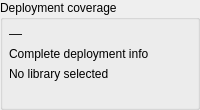
                               <widget class="QGroupBox" name="grp_dash_coverage">
                                <property name="title">
                                 <string>Deployment coverage</string>
                                </property>
                                <layout class="QVBoxLayout" name="layout_grp_dash_coverage">
                                 <property name="spacing">
                                  <number>6</number>
                                 </property>
                                 <property name="leftMargin">
                                  <number>6</number>
                                 </property>
                                 <property name="topMargin">
                                  <number>6</number>
                                 </property>
                                 <property name="rightMargin">
                                  <number>6</number>
                                 </property>
                                 <property name="bottomMargin">
                                  <number>6</number>
                                 </property>
                                 <item>
                                  <widget class="QLabel" name="lbl_dash_coverage_value">
                                   <property name="font">
                                    <font>
                                     <family>Segoe UI</family>
                                     <pointsize>10</pointsize>
                                     <weight>50</weight>
                                     <italic>false</italic>
                                     <bold>false</bold>
                                    </font>
                                   </property>
                                   <property name="text">
                                    <string>—</string>
                                   </property>
                                  </widget>
                                 </item>
                                 <item>
                                  <widget class="QLabel" name="lbl_dash_coverage_caption">
                                   <property name="text">
                                    <string>Complete deployment info</string>
                                   </property>
                                  </widget>
                                 </item>
                                 <item>
                                  <widget class="QLabel" name="lbl_dash_coverage_detail">
                                   <property name="text">
                                    <string>No library selected</string>
                                   </property>
                                  </widget>
                                 </item>
                                 <item>
                                  <spacer name="spacer_4">
                                   <property name="orientation">
                                    <enum>Qt::Vertical</enum>
                                   </property>
                                   <property name="sizeHint" stdset="0">
                                    <size>
                                     <width>40</width>
                                     <height>20</height>
                                    </size>
                                   </property>
                                  </spacer>
                                 </item>
                                </layout>
                               </widget>
